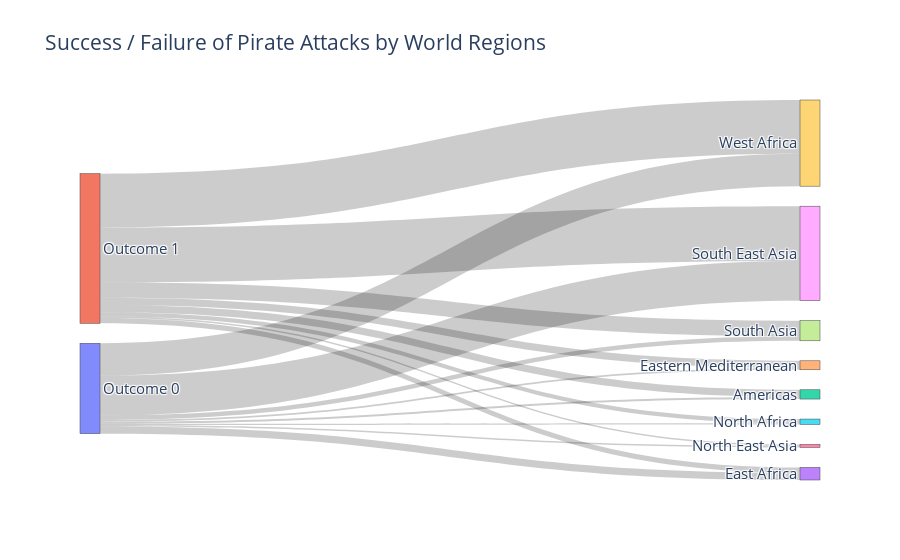

The notebook cell this image was saved under:
### Markdown cell above
### Sankey plot: World regions and attack succes

The following diagram shows the proportions of successful (Outcome 1) and unsuccessful (Outcome 0) attacks per world region.

### Code cell
le = LabelEncoder()
pirate_data['REGION_NR'] = le.fit_transform(pirate_data['REGION'])

sd_attacks = pirate_data.groupby(["ATTACK SUCCESS", "REGION_NR"]).size().reset_index(name="value")
sd_attacks['REGION_NR'] = sd_attacks['REGION_NR'] + len(sd_attacks["ATTACK SUCCESS"].unique())

sd_labels =  ['Outcome ' + str(i) for i in 
                                 range(len(sd_attacks["ATTACK SUCCESS"].unique()))] + list(le.classes_)

fig = go.Figure(
    data = [go.Sankey(
        node = dict(label = sd_labels), 
        link = dict(source = list(sd_attacks["ATTACK SUCCESS"]), target = list(sd_attacks['REGION_NR']), 
                    value = list(sd_attacks["value"])),
    )]) 

fig.update_layout(title_text = "Success / Failure of Pirate Attacks by World Regions", font_size = 15)
fig.show()

### Figure 1 — Plotly figure (JSON) as saved in the notebook; plotly's stock layout.template omitted (floating-point values rounded to 4 significant figures)
{"data": [{"link": {"source": [0, 0, 0, 0, 0, 0, 0, 0, 1, 1, 1, 1, 1, 1, 1, 1], "target": [2, 3, 4, 5, 6, 7, 8, 9, 2, 3, 4, 5, 6, 7, 8, 9], "value": [7, 24, 6, 4, 5, 15, 133, 108, 24, 18, 24, 14, 5, 52, 183, 180]}, "node": {"label": ["Outcome 0", "Outcome 1", "Americas", "East Africa", "Eastern Mediterranean", "North Africa", "North East Asia", "South Asia", "South East Asia", "West Africa"]}, "type": "sankey"}], "layout": {"font": {"size": 15}, "title": {"text": "Success / Failure of Pirate Attacks by World Regions"}}}
